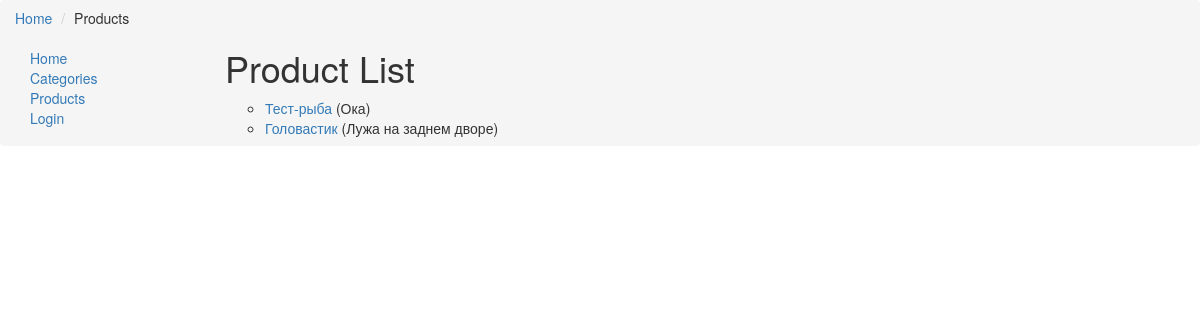
Page /catalog/products/ on the earlier database version.
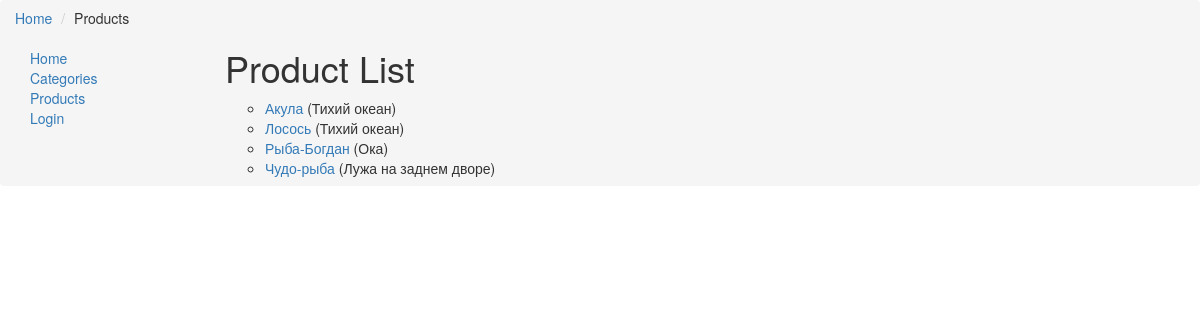
Same page on the later database version.
### catalog/models.py (models this page shows, shortened)
class Product(models.Model):
    name = models.CharField(max_length = 250, help_text = "Введите название товара")
    category = models.ForeignKey(Category, on_delete = models.SET_NULL, null = True)
    location = models.ForeignKey(Location,on_delete = models.SET_NULL, null = True)
    price = models.IntegerField(null=True, help_text = "Введите стоимость рыбы")
    active = models.BooleanField(default = 0)
    image = models.ImageField(null = True, upload_to = 'images/', blank = True)
    slug = models.SlugField (null=False, unique=True)
    class Meta:
        ordering = ["-price"]

class Location(models.Model):
    name = models.CharField(max_length = 250, help_text = 'Введите место вылова рыбы')
    def __str__(self):
        return self.name

### catalog/views.py (the view)
class ProductListView(generic.ListView):
    model = Product
    paginate_by = 10

### catalog/templates/catalog/product_list.html
{% extends "base_generic.html" %}
{% block breadcrumbs %}
<ul class="breadcrumb">
  <li><a href="{% url 'index' %}">Home</a></li>
  <li>Products</li>
{% endblock %}
{% block content %}
    <h1>Product List</h1>
    {% if product_list %}
    <ul>
      {% for product in product_list %}
      <li>
        <a href="{{ Product.get_absolute_url }}">{{ product.name }}</a> ({{product.location}})
      </li>
      {% endfor %}
    </ul>
    {% else %}
      <p>There are no fish in the store.</p>
    {% endif %}
{% endblock %}

Differences in the rows shown:
removed Product: name "Тест-рыба", location "Ока"
removed Product: name "Головастик", location "Лужа на заднем дворе"
added Product: name "Акула", location "Тихий океан"
added Product: name "Лосось", location "Тихий океан"
added Product: name "Рыба-Богдан", location "Ока"
added Product: name "Чудо-рыба", location "Лужа на заднем дворе"
